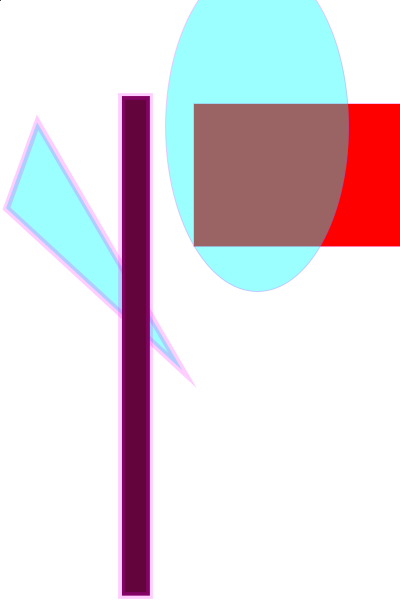
Frame 1 (no input)
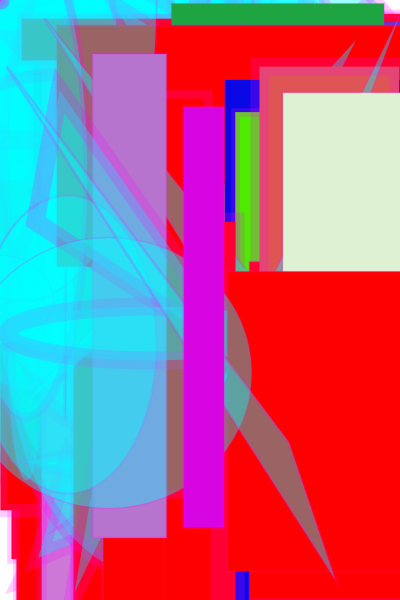
Frame 60 (the mouse pressed at the canvas centre just before this capture)
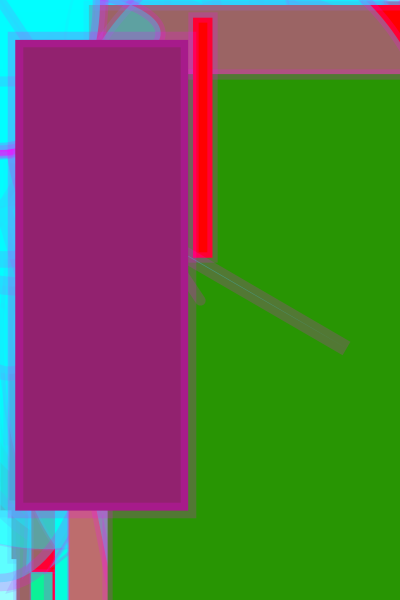
Frame 120 (the mouse held since frame 60 and released just before this capture)

The Processing sketch that drew these frames (run headless with seeded random() and noise(); from frame 60 on, the mouse is pressed at the canvas centre):

// Processing sketch: processing_99142
// ── processing_99142.pde

void setup()
{
  size(400,600);
  background(255,255,255);
  smooth();
  frameRate(20);
}
void draw()

{
  line(0,0, mouseX, mouseY);
  fill(255,0,0);
  stroke(255,0,255,50);
  rect(random(300),random(400),random(width),random(height));
  fill(0,255,255,100);
ellipse(random(300),random(400),random(width),random(height));
strokeWeight(random(20));
triangle(random(width),random(height),random(width),random(height),random(width),random(height));
ellipse(0,0,pmouseX,pmouseY);
fill(random(255),random(255),random(0));
fill(random(255),random(255),random(255));
rect(random(300),random(200),random(width),random(height));

}
